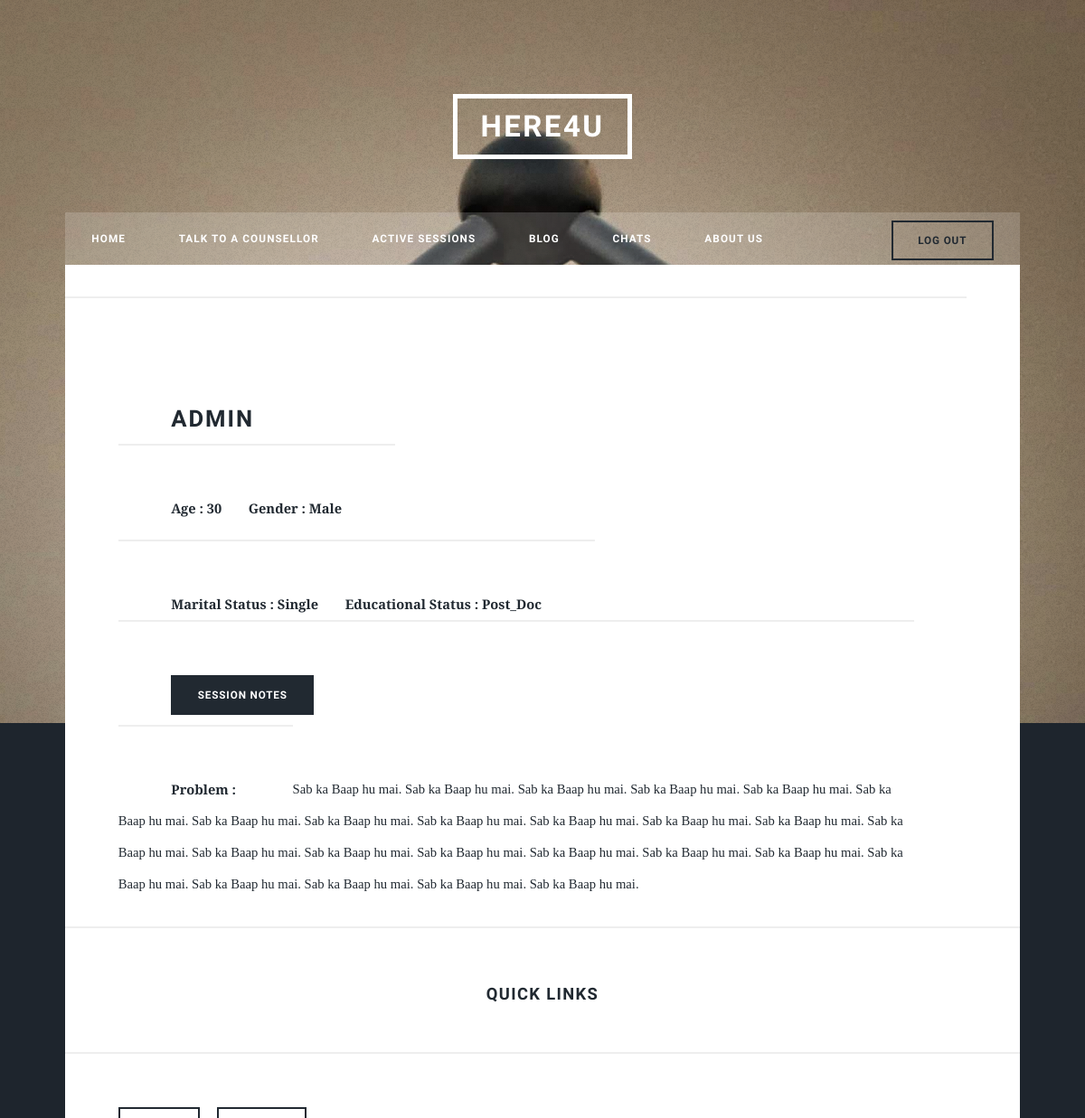
/view-description/1 (signed in, upper part), run on an earlier commit of the app's database.
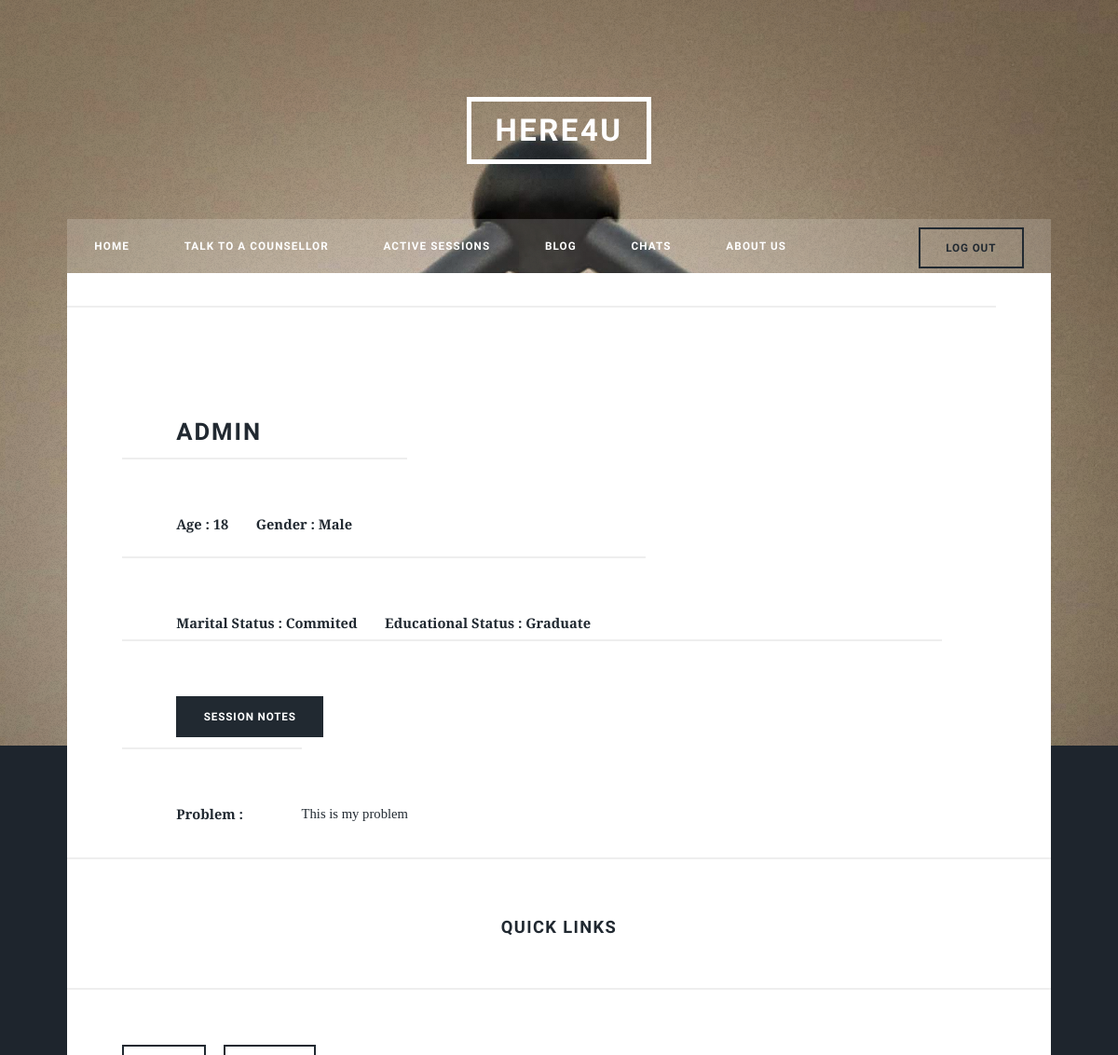
And on a later commit of the database.
### client/models.py (models this page shows, shortened)
class Clientdata(models.Model):
    User = models.OneToOneField(User,on_delete=models.SET_NULL, null=True, blank=True)
    Name=models.CharField(max_length=100)
    Gender=models.CharField(max_length=32,choices=[('Male','Male'),('Female','Female'),('Others','Others')])
    Age=models.IntegerField(null = True)
    Email=models.EmailField(null = True)
    State=models.CharField(max_length=50,blank = True,null=True)
    City=models.CharField(max_length=50,blank = True,null=True)
    Marital_Status=models.CharField(max_length=32,choices=[('Single','Single'),('Commited','Commited'),('Divorced','Divorced'),('Married','Married')])
    Educational_Status=models.CharField(max_length=32,choices=[('10th Pass','10th Pass'),('12th Pass','12th Pass'),('Graduate','Graduate'),('Post_Graduate','Post_Graduate'),('Doctorate','Doctorate'),('Post_Doc','Post_Doc')])

class Description(models.Model):
    User = models.OneToOneField(User,on_delete=models.SET_NULL, null=True, blank=True)
    Message=models.CharField(max_length=1000)
    extra_data=models.FileField(upload_to='client/uploads',null=True,blank=True)

### client/views.py (the view)
# urls.py: path('view-description/<int:pk>',views.clientDescription,name='view-description'),
@login_required
def clientDescription(request,pk):
    user_check = True
    if request.user.is_authenticated:
        coun = Counsellordata.objects.all().filter(User=request.user)
        if coun:
            user_check = False
    Client = User.objects.get(id=pk)
    ClientObj = None
    userDescription = None
    findBooking = ActiveBookings.objects.filter(client=Client,counsellor=request.user)
    if user_check==False and findBooking:
        userDescription = Description.objects.filter(User=Client)
        ClientObj = Clientdata.objects.get(User=Client)
    if Client==request.user:
        userDescription = Description.objects.filter(User=Client)   # If the user himself wants to see the description
        ClientObj = Clientdata.objects.get(User=Client)
    if userDescription:
        userDescription = userDescription[0]
    return render(request,'client/view-description.html',{"client":user_check,"description":userDescription,"profData":ClientObj})

### client/templates/client/view-description.html (shortened to what this page needs)
{%extends "client/base.html"%}
{%block home_state%}<li >{%endblock%}
{%if client%}}
{%block talk_state%}<li>{%endblock%}
{%block session_state%}<li>{%endblock%}
{%else%}
{%block client_state%}<li>{%endblock%}
{%block active_state%}<li>{%endblock%}
{%endif%}
{%block blog_state%}<li>{%endblock%}
{%block message_state%}<li>{%endblock%}
{%block about_state%}<li>{%endblock%}
{%block content%}
<br>
	<div id = "main">
	{%if profData%}
	<h2>{{profData.Name}}</h2>
	<br>
	<b>Age : {{profData.Age}}
	&ensp;&ensp;&ensp;
	Gender : {{profData.Gender}}</b>
	<br><br><br>
	<b>Marital Status : {{profData.Marital_Status}}
	&ensp;&ensp;&ensp;
	Educational Status : {{profData.Educational_Status}}</b>
	<ul class = "actions">
	<li><a href = "#"class= "button special">Session Notes</a></li>
	</ul>
	<br>
		{%if description%}
		<b>Problem : </b>{{description.Message}}
		<br>
		{%else%}
		<b>No Problem Description availaible !</b>
		{%endif%}
	{%else%}
	<b>You're not authorized to view this !</b>
	{%endif%}
	</div>
{%endblock%}

What changed in the data, as far as the page shows it:
removed Clientdata: Educational_Status "Post_Doc"
removed Description: Message "Sab ka Baap hu mai. Sab ka Baap hu mai. Sab ka Baap hu mai. Sab ka Baap hu mai. Sab ka Baap hu mai. Sab ka Baap hu mai. Sab ka Baap hu mai. Sab ka Baap hu mai. Sab ka Baap hu mai. Sab ka Baap hu mai. Sab ka Baap hu mai. Sab ka Baap hu mai. Sab ka Baap hu mai. Sab ka Baap hu mai. Sab ka Baap hu mai. Sab ka Baap hu mai. Sab ka Baap hu mai. Sab ka Baap hu mai. Sab ka Baap hu mai. Sab ka Baap hu mai. Sab ka Baap hu mai. Sab ka Baap hu mai. Sab ka Baap hu mai. Sab ka Baap hu mai."
added Clientdata: Name "ADMIN", Age "18", Gender "Male", Marital_Status "Commited", Educational_Status "Graduate"
added Description: Message "This is my problem"
Also different on the page:
{{ profData.Name }}: "ADMIN" → (not shown)
{{ profData.Age }}: "30" → (not shown)
{{ profData.Gender }}: "Male" → (not shown)
{{ profData.Marital_Status }}: "Single" → (not shown)
